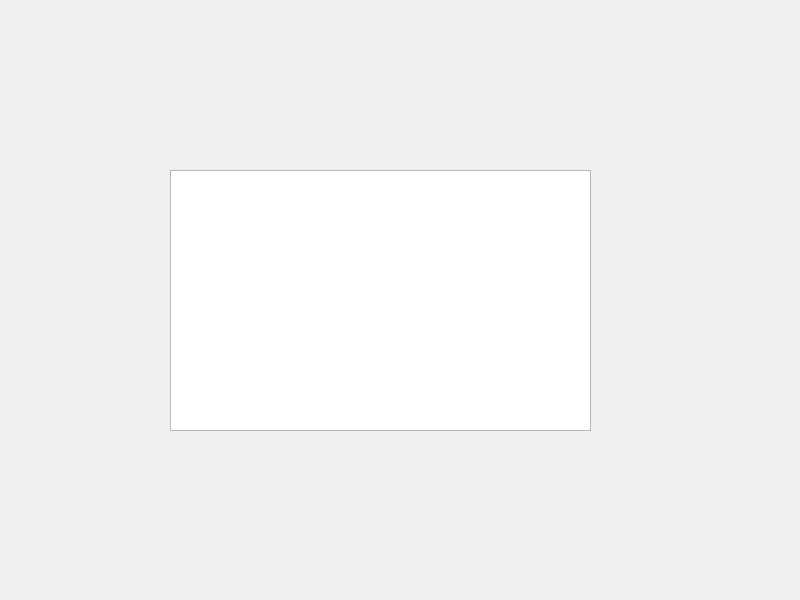
<?xml version="1.0" encoding="UTF-8"?>
<ui version="4.0">
 <class>Widget</class>
 <widget class="QWidget" name="Widget">
  <property name="geometry">
   <rect>
    <x>0</x>
    <y>0</y>
    <width>800</width>
    <height>600</height>
   </rect>
  </property>
  <property name="windowTitle">
   <string>Widget</string>
  </property>
  <widget class="QTextEdit" name="textEdit">
   <property name="geometry">
    <rect>
     <x>170</x>
     <y>170</y>
     <width>421</width>
     <height>261</height>
    </rect>
   </property>
  </widget>
  <widget class="QLabel" name="label">
   <property name="geometry">
    <rect>
     <x>170</x>
     <y>60</y>
     <width>501</width>
     <height>91</height>
    </rect>
   </property>
   <property name="text">
    <string/>
   </property>
  </widget>
 </widget>
 <resources/>
 <connections/>
</ui>
